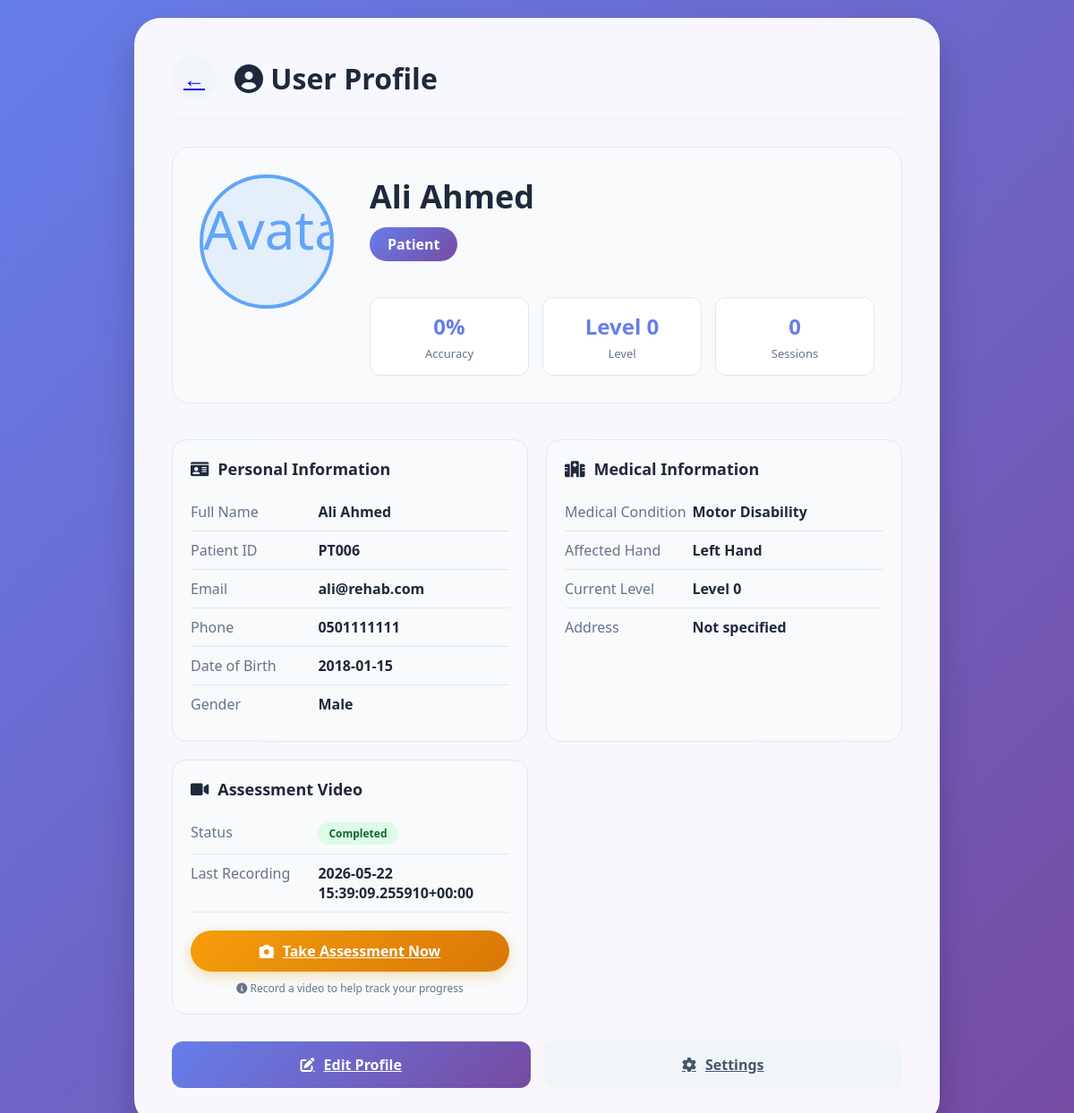
/profile/ (signed in), run on an earlier commit of the app's database.
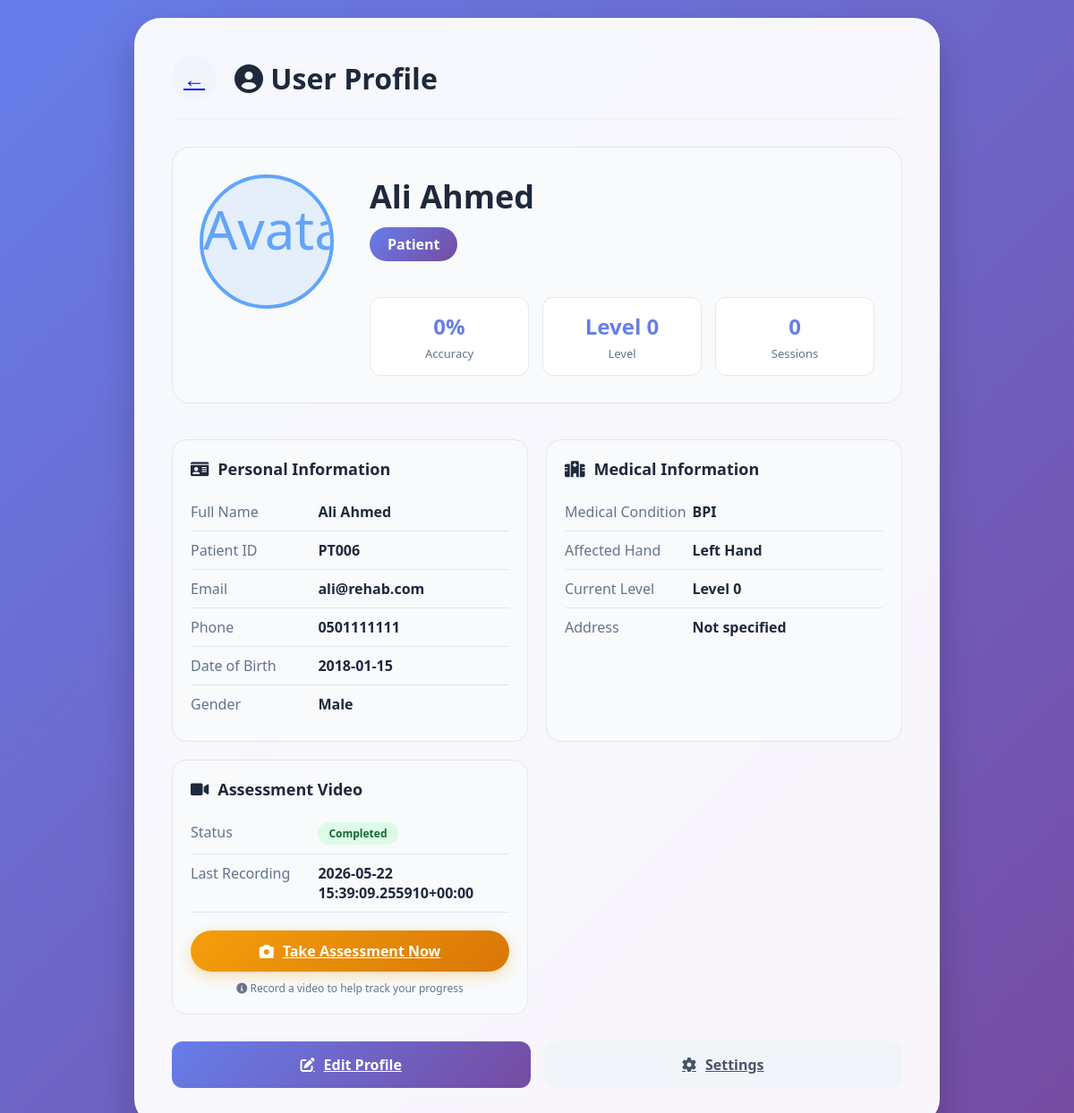
And on a later commit of the database.
### api/models.py (models this page shows, shortened)
class Users(models.Model):
    id = models.AutoField(primary_key=True)
    name = models.CharField(max_length=100)
    email = models.CharField(unique=True, max_length=100)
    password = models.CharField(max_length=255)
    role = models.CharField(max_length=10)
    phone = models.CharField(max_length=20)
    avatar = models.CharField(max_length=255)
    is_active = models.IntegerField(blank=True, null=True)
    last_login = models.TextField(blank=True, null=True)
    created_at = models.TextField(blank=True, null=True)
    updated_at = models.TextField(blank=True, null=True)
    class Meta:
        managed = False
        db_table = 'users'

class Patients(models.Model):
    user = models.OneToOneField(Users, models.DO_NOTHING)
    patient_id = models.TextField(unique=True)
    date_of_birth = models.TextField()
    gender = models.TextField()
    medical_condition = models.TextField()
    therapy_type = models.TextField()
    stars_level = models.IntegerField(blank=True, null=True, default=1)
    falling_level = models.IntegerField(blank=True, null=True, default=1)
    matching_level = models.IntegerField(blank=True, null=True, default=1)
    assigned_doctor_id = models.IntegerField(blank=True, null=True)
    emergency_contact_name = models.TextField(blank=True, null=True)
    emergency_contact_phone = models.TextField(blank=True, null=True)
    address = models.TextField(blank=True, null=True)
    city = models.TextField(blank=True, null=True)
    country = models.TextField(blank=True, null=True)
    shoulder_strength = models.IntegerField(blank=True, null=True)
    shoulder_external_strength = models.IntegerField(blank=True, null=True)
    elbow_strength = models.IntegerField(blank=True, null=True)
    grip_strength = models.IntegerField(blank=True, null=True)
    affected_hand = models.TextField()
    photo_url = models.TextField(blank=True, null=True)
    has_assessment_video = models.IntegerField(blank=True, null=True, default=0)
    assessment_date = models.TextField(blank=True, null=True)
    class Meta:
        managed = False
        db_table = 'patients'

### api/views.py (the view)
# urls.py: path('profile/', views.profile, name='profile'),
def profile(request):
    user_id = request.session.get('user_id')
    if not user_id:
        return redirect('/gamer-login/')
    try:
        user = Users.objects.get(id=user_id)
    except Users.DoesNotExist:
        return redirect('/gamer-login/')
    context = {'user': user, 'role': user.role}
    if user.role == 'doctor':
        try:
            doctor = Doctors.objects.get(user=user)
        except Doctors.DoesNotExist:
            doctor = None
        patient_count = Patients.objects.filter(
            assigned_doctor_id=user.id
        ).count()
        total_sessions = GameSessions.objects.filter(
            patient__assigned_doctor_id=user.id
        ).count()
        context.update({
            'doctor': doctor,
            'patient_count': patient_count,
            'total_sessions': total_sessions,
        })
    else:
        try:
            patient = Patients.objects.get(user=user)
        except Patients.DoesNotExist:
            patient = None
        from django.db.models import Avg, Count
        stats = GameSessions.objects.filter(
            patient__user=user
        ).aggregate(
            avg_accuracy=Avg('accuracy'),
            total_sessions=Count('id'),
        )
        avg_accuracy = stats['avg_accuracy']
        accuracy_display = (
            f"{round(avg_accuracy)}%" if avg_accuracy is not None else "0%"
        )
        context.update({
            'patient': patient,
            'accuracy_display': accuracy_display,
            'total_sessions': stats['total_sessions'] or 0,
        })
    return render(request, 'profile.html', context)

### templates/profile.html (shortened to what this page needs)
{% load static %}
<!DOCTYPE html>
<html lang="en">
<head>
    <link rel="stylesheet" href="https://cdnjs.cloudflare.com/ajax/libs/font-awesome/6.0.0-beta3/css/all.min.css">
    <link rel="stylesheet" href="{% static 'css/style.css' %}">
</head>
<body>
    <div class="profile-container">
        <div class="profile-header">
            {% if role == 'doctor' %}
                <a class="back-btn" href="{% url 'doctor_dashboard' %}">←</a>
            {% else %}
                <a class="back-btn" href="{% url 'patient_dashboard' %}">←</a>
            {% endif %}
            <h2><i class="fas fa-user-circle"></i> User Profile</h2>
        </div>
        <div class="profile-card">
            <div class="profile-avatar-large">
                {% if user.avatar and user.avatar != 'default-avatar.png' %}
                    <img src="{{ user.avatar }}" alt="Avatar">
                {% else %}
                    <i class="fas fa-user-circle"></i>
                {% endif %}
            </div>
            <div class="profile-info">
                <div class="profile-name">{{ user.name }}</div>
                <div class="profile-role">{{ role|capfirst }}</div>
                <div class="profile-stats">
                    {% if role == 'doctor' %}
                        <div class="stat-box">
                            <div class="stat-value">{{ patient_count }}</div>
                            <div class="stat-label">Patients</div>
                        </div>
                        <div class="stat-box">
                            <div class="stat-value">{% if doctor.experience %}{{ doctor.experience }} yrs{% else %}—{% endif %}</div>
                            <div class="stat-label">Experience</div>
                        </div>
                        <div class="stat-box">
                            <div class="stat-value">{{ total_sessions }}</div>
                            <div class="stat-label">Sessions</div>
                        </div>
                    {% else %}
                        <div class="stat-box">
                            <div class="stat-value">{{ accuracy_display }}</div>
                            <div class="stat-label">Accuracy</div>
                        </div>
                        <div class="stat-box">
                            <div class="stat-value">Level {% if patient %}{{ patient.current_level|default:"0" }}{% else %}0{% endif %}</div>
                            <div class="stat-label">Level</div>
                        </div>
                        <div class="stat-box">
                            <div class="stat-value">{{ total_sessions }}</div>
                            <div class="stat-label">Sessions</div>
                        </div>
                    {% endif %}
                </div>
            </div>
        </div>
        <div class="info-grid">
            <div class="info-card">
                <h3><i class="fas fa-id-card"></i> Personal Information</h3>
                <div class="info-row">
                    <span class="info-label">Full Name</span>
                    <span class="info-value">{{ user.name }}</span>
                </div>
                <div class="info-row">
                    <span class="info-label">{% if role == 'doctor' %}Doctor ID{% else %}Patient ID{% endif %}</span>
                    <span class="info-value">
                        {% if role == 'doctor' %}
                            {% if doctor %}{{ doctor.doctor_id }}{% else %}—{% endif %}
                        {% else %}
                            {% if patient %}{{ patient.patient_id }}{% else %}—{% endif %}
                        {% endif %}
                    </span>
                </div>
                <div class="info-row">
                    <span class="info-label">Email</span>
                    <span class="info-value">{{ user.email }}</span>
                </div>
                <div class="info-row">
                    <span class="info-label">Phone</span>
                    <span class="info-value">{{ user.phone|default:"Not specified" }}</span>
                </div>
                {% if role == 'patient' %}
                <div class="info-row">
                    <span class="info-label">Date of Birth</span>
                    <span class="info-value">{% if patient and patient.date_of_birth %}{{ patient.date_of_birth }}{% else %}Not specified{% endif %}</span>
                </div>
                <div class="info-row">
                    <span class="info-label">Gender</span>
                    <span class="info-value">{% if patient and patient.gender %}{{ patient.gender|capfirst }}{% else %}Not specified{% endif %}</span>
                </div>
                {% endif %}
            </div>
            {% if role == 'patient' %}
            <div class="info-card">
                <h3><i class="fas fa-hospital"></i> Medical Information</h3>
                <div class="info-row">
                    <span class="info-label">Medical Condition</span>
                    <span class="info-value">{% if patient %}{{ patient.medical_condition|default:"Not specified" }}{% else %}Not specified{% endif %}</span>
                </div>
                <div class="info-row">
                    <span class="info-label">Affected Hand</span>
                    <span class="info-value">{% if patient and patient.affected_hand %}{{ patient.affected_hand|capfirst }} Hand{% else %}Not specified{% endif %}</span>
                </div>
                <div class="info-row">
                    <span class="info-label">Current Level</span>
                    <span class="info-value">Level {% if patient %}{{ patient.current_level|default:"0" }}{% else %}0{% endif %}</span>
                </div>
                <div class="info-row">
                    <span class="info-label">Address</span>
                    <span class="info-value">{% if patient and patient.address %}{{ patient.address }}{% if patient.city %}, {{ patient.city }}{% endif %}{% if patient.country %}, {{ patient.country }}{% endif %}{% else %}Not specified{% endif %}</span>
                </div>
            </div>
            {% endif %}
            {% if role == 'patient' %}
            <div class="info-card">
                <h3><i class="fas fa-video"></i> Assessment Video</h3>
                <div class="info-row">
                    <span class="info-label">Status</span>
                    <span class="info-value">
                        {% if patient and patient.has_assessment_video == 1 %}
                            <span class="status-badge completed">Completed</span>
                        {% else %}
                            <span class="status-badge pending">Not Completed</span>
                        {% endif %}
                    </span>
                </div>
                <div class="info-row">
                    <span class="info-label">Last Recording</span>
                    <span class="info-value">{% if patient and patient.assessment_date %}{{ patient.assessment_date }}{% else %}Never{% endif %}</span>
                </div>
                <div style="margin-top: 20px; text-align: center;">
                    <a class="btn-assessment" href="{% url 'capture_video' %}">
                        <i class="fas fa-camera"></i> Take Assessment Now
                    </a>
                    <p style="color: #64748b; font-size: 12px; margin-top: 10px;">
                        <i class="fas fa-info-circle"></i> Record a video to help track your progress
                    </p>
                </div>
            </div>
            {% endif %}
        </div>
        <div class="action-buttons">
            {% if role == 'doctor' %}
                <a class="btn-edit" href="{% url 'edit_doctor_profile' %}">
                    <i class="fas fa-edit"></i> Edit Profile
                </a>
            {% else %}
                <a class="btn-edit" href="{% url 'edit_patient_profile' %}">
                    <i class="fas fa-edit"></i> Edit Profile
                </a>
            {% endif %}
            <a class="btn-settings" href="{% url 'settings' %}">
                <i class="fas fa-cog"></i> Settings
            </a>
        </div>
    </div>
</body>
</html>

### static/css/style.css (style rules this page uses)
.status-badge { padding: 6px 12px; border-radius: 20px; font-size: 12px; font-weight: 600; display: inline-block; }
.status-badge.completed { background: #dcfce7; color: #166534; }

### templates/profile.html (style rules this page uses)
* { margin: 0; padding: 0; box-sizing: border-box; font-family: 'Segoe UI', Tahoma, Geneva, Verdana, sans-serif; }
body { background: linear-gradient(135deg, #667eea 0%, #764ba2 100%); min-height: 100vh; display: flex; justify-content: center; align-items: center; padding: 20px; }
.profile-container { max-width: 900px; width: 100%; background: rgba(255, 255, 255, 0.95); border-radius: 30px; padding: 40px; box-shadow: 0 20px 40px rgba(0, 0, 0, 0.2); backdrop-filter: blur(10px); border: 2px solid rgba(255, 255, 255, 0.2); }
.profile-header { display: flex; align-items: center; gap: 20px; margin-bottom: 30px; padding-bottom: 20px; border-bottom: 2px solid #f1f5f9; }
.back-btn { width: 50px; height: 50px; background: #f1f5f9; border: none; border-radius: 50%; font-size: 24px; cursor: pointer; transition: all 0.3s; display: flex; align-items: center; justify-content: center; }
.profile-header h2 { color: #1e293b; font-size: 32px; font-weight: 700; }
.profile-card { display: flex; gap: 40px; margin-bottom: 40px; padding: 30px; background: #f8fafc; border-radius: 20px; border: 1px solid #e2e8f0; }
.profile-avatar-large { width: 150px; height: 150px; background: rgba(59, 130, 246, 0.1); border-radius: 50%; display: flex; align-items: center; justify-content: center; font-size: 60px; color: #60a5fa; border: 4px solid #60a5fa; overflow: hidden; }
.profile-avatar-large img { width: 100%; height: 100%; object-fit: cover; }
.profile-info { flex: 1; }
.profile-name { font-size: 36px; font-weight: 700; color: #1e293b; margin-bottom: 10px; }
.profile-role { display: inline-block; padding: 8px 20px; background: linear-gradient(135deg, #667eea, #764ba2); color: white; border-radius: 30px; font-weight: 600; margin-bottom: 20px; }
.profile-stats { display: grid; grid-template-columns: repeat(3, 1fr); gap: 15px; margin-top: 20px; }
.stat-box { background: white; padding: 15px; border-radius: 12px; text-align: center; border: 1px solid #e2e8f0; }
.stat-value { font-size: 24px; font-weight: 700; color: #667eea; margin-bottom: 5px; }
.stat-label { color: #64748b; font-size: 13px; }
.info-grid { display: grid; grid-template-columns: repeat(2, 1fr); gap: 20px; margin-bottom: 30px; }
.info-card { background: #f8fafc; padding: 20px; border-radius: 16px; border: 1px solid #e2e8f0; }
.info-card h3 { color: #1e293b; font-size: 18px; margin-bottom: 15px; display: flex; align-items: center; gap: 10px; }
.info-row { display: flex; padding: 10px 0; border-bottom: 1px solid #e2e8f0; }
.info-row:last-child { border-bottom: none; }
.info-label { width: 40%; color: #64748b; font-weight: 500; }
.info-value { width: 60%; color: #1e293b; font-weight: 600; }
.btn-assessment { background: linear-gradient(135deg, #f59e0b, #d97706); color: white; border: none; padding: 12px 25px; border-radius: 50px; font-size: 16px; font-weight: 600; cursor: pointer; display: inline-flex; align-items: center; justify-content: center; gap: 10px; transition: all 0.3s; box-shadow: 0 5px 15px rgba(245, 158, 11, 0.3); width: 100%; }
.status-badge { padding: 4px 12px; border-radius: 20px; font-size: 12px; font-weight: 600; }
.status-badge.completed { background: #dcfce7; color: #166534; }
.action-buttons { display: flex; gap: 15px; margin-top: 30px; }
.btn-edit, .btn-settings { flex: 1; padding: 15px; border: none; border-radius: 12px; font-size: 16px; font-weight: 600; cursor: pointer; transition: all 0.3s; display: flex; align-items: center; justify-content: center; gap: 10px; }
.btn-edit { background: linear-gradient(135deg, #667eea, #764ba2); color: white; }
.btn-settings { background: #f1f5f9; color: #475569; }

What changed in the data, as far as the page shows it:
changed Patients "PT006": medical_condition "Motor Disability" → "BPI"
